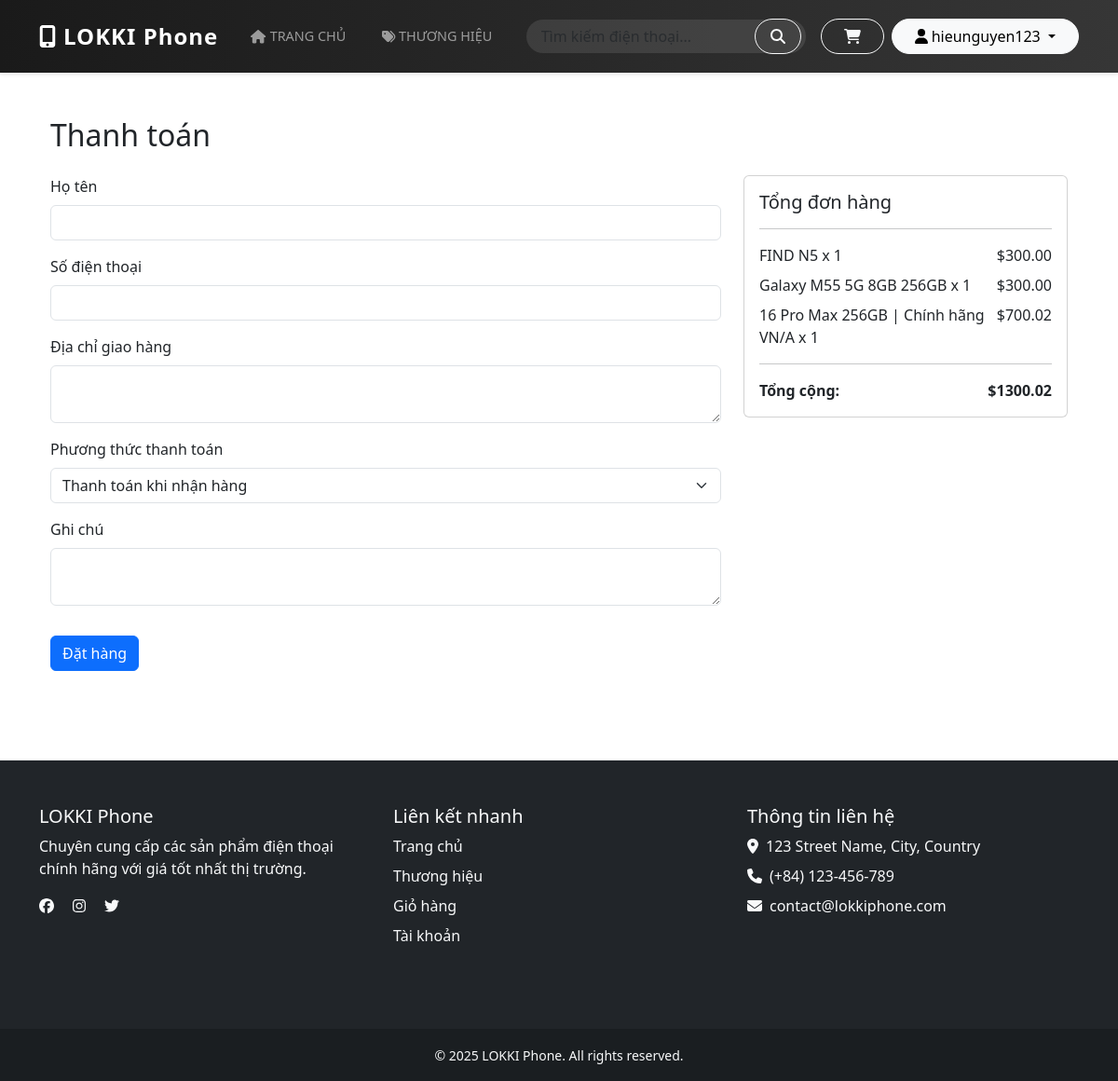
/checkout/ (signed in), run on an earlier commit of the app's database.
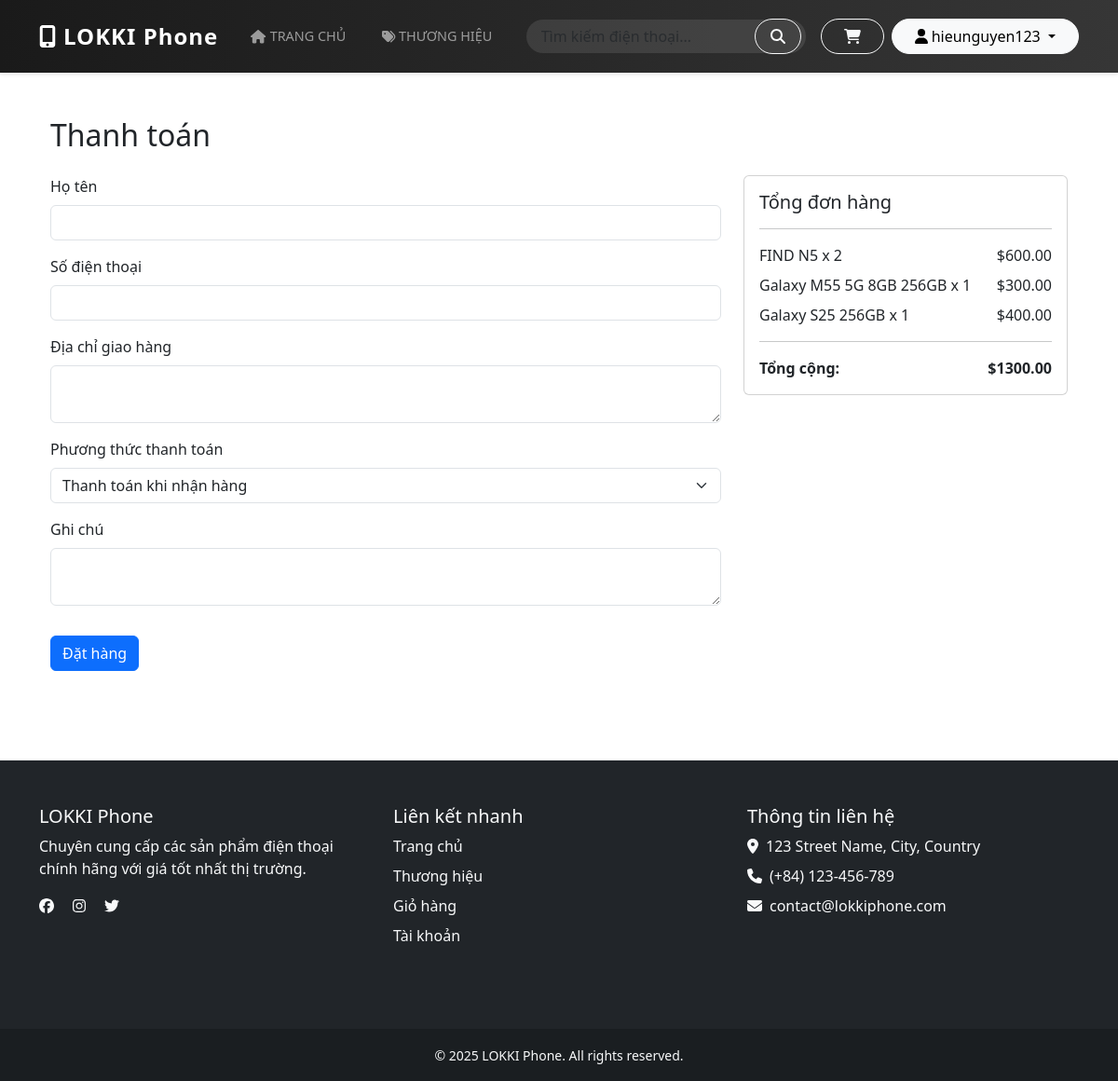
And on a later commit of the database.
### store/models.py (models this page shows, shortened)
class Cart(models.Model):
    user = models.ForeignKey(User, on_delete=models.CASCADE)
    phone = models.ForeignKey(Phone, on_delete=models.CASCADE)
    quantity = models.PositiveIntegerField(default=1)
    date_added = models.DateTimeField(auto_now_add=True)  # Added back
    @property
    def total_price(self):
        return self.quantity * self.phone.price

class Phone(models.Model):
    name = models.CharField(max_length=200)
    brand = models.ForeignKey(Brand, on_delete=models.CASCADE)
    description = models.TextField()
    price = models.DecimalField(max_digits=10, decimal_places=2)
    stock = models.PositiveIntegerField()
    available = models.BooleanField(default=True)
    image = models.ImageField(upload_to='phones/')
    created_at = models.DateTimeField(auto_now_add=True)

### store/views.py (the view, shortened to what this page needs)
# urls.py: path('checkout/', views.checkout, name='checkout'),
@login_required
def checkout(request):
    cart_items = Cart.objects.filter(user=request.user)
    if not cart_items.exists():
        messages.warning(request, 'Giỏ hàng trống!')
        return redirect('cart')
    total = sum(item.total_price for item in cart_items)
    return render(request, 'store/checkout.html', {
        'cart_items': cart_items,
        'total': total
    })

### store/templates/store/checkout.html (shortened to what this page needs)
{% extends 'store/base.html' %}
{% load static %}
{% block content %}
<div class="container my-5">
    <h2 class="mb-4">Thanh toán</h2>
    <div class="row">
        <div class="col-md-8">
            <form method="POST">
                <div class="mb-3">
                    <label class="form-label">Họ tên</label>
                    <input type="text" name="full_name" class="form-control" required>
                </div>
                <div class="mb-3">
                    <label class="form-label">Số điện thoại</label>
                    <input type="text" name="phone" class="form-control" required>
                </div>
                <div class="mb-3">
                    <label class="form-label">Địa chỉ giao hàng</label>
                    <textarea name="address" class="form-control" required></textarea>
                </div>
                <div class="mb-3">
                    <label class="form-label">Phương thức thanh toán</label>
                    <select name="payment_method" id="payment_method" class="form-select" required>
                        <option value="cod">Thanh toán khi nhận hàng</option>
                    </select>
                </div>
                <div class="mb-3">
                    <label class="form-label">Ghi chú</label>
                    <textarea name="order_note" class="form-control"></textarea>
                </div>
                <button type="submit" class="btn btn-primary mt-3">Đặt hàng</button>
            </form>
        </div>
        <div class="col-md-4">
            <div class="card">
                <div class="card-body">
                    <h5 class="card-title">Tổng đơn hàng</h5>
                    <hr>
                    {% for item in cart_items %}
                    <div class="d-flex justify-content-between mb-2">
                        <span>{{ item.phone.name }} x {{ item.quantity }}</span>
                        <span>${{ item.total_price }}</span>
                    </div>
                    {% endfor %}
                    <hr>
                    <div class="d-flex justify-content-between">
                        <strong>Tổng cộng:</strong>
                        <strong>${{ total }}</strong>
                    </div>
                </div>
            </div>
        </div>
    </div>
</div>
{% endblock %}

What changed in the data, as far as the page shows it:
removed Cart: phone.name "16 Pro Max 256GB | Chính hãng VN/A", quantity "1", total_price "700.02"
changed Cart "FIND N5": quantity "1" → "2"; total_price "300.00" → "600.00"
added Cart: phone.name "Galaxy S25 256GB", quantity "1", total_price "400.00"
Also different on the page:
{{ total }}: "1300.02" → "1300.00"
